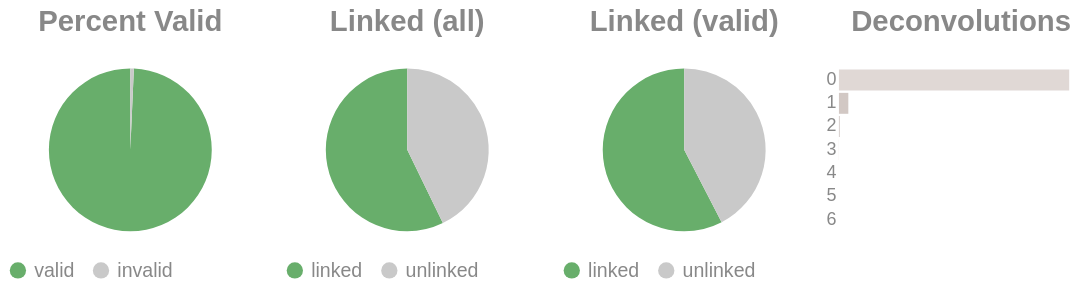

Source (notebook cell):
### Code cell
if SKIPLR:
    pass
else:
    clash = Counter()
    for i in valids['molecule'].to_list():
        _mol = i.split("-")
        if len(_mol) == 1:
            clash.update('0')
        else:
            clash.update(_mol[-1])

    _d = {"deconvolutions": [], 'count': []}
    for k,v in clash.items():
        _d['deconvolutions'].append(k)
        _d['count'].append(v)

    tot_valid = valids['reads'].sum()
    mask = valids['reads'] >= 2
    n_linked_reads = valids.filter(mask)['reads'].sum()
    if n_linked_reads == 0:
        print_html("No linked molecules (>=2 reads) were detected; skipping linked-only distributions.")
        SKIPLR = True
    else:
        perc_valid = round(tot_valid / n_reads, 4)
        linked_perc_abs = round(n_linked_reads / n_reads, 4)
        linked_perc = round(n_linked_reads / tot_valid, 4)

    _valid = pl.DataFrame({"valids": ['valid', 'invalid'], "count": [tot_valid, n_reads - tot_valid]})
    _linked_abs = pl.DataFrame({"linked (absolute)": ['linked', 'unlinked'], "count": [n_linked_reads, n_reads - n_linked_reads]})
    _linked_rel = pl.DataFrame({"linked (valids)": ['linked', 'unlinked'], "count": [n_linked_reads, tot_valid - n_linked_reads]})

    (
        alt.hconcat(
            piechart(_valid, goodval = 'valid', title = "Percent Valid"),
            piechart(_linked_abs, goodval = "linked", title =  "Linked (all)"),
            piechart(_linked_rel, goodval = "linked", title =  "Linked (valid)"),
            convolutionbar(pl.DataFrame(_d), title = "Deconvolutions"),
            center = True,
            bounds = 'flush'
        )
        .resolve_scale(color='independent')
        .resolve_legend('independent')
        .properties(usermeta={'embedOptions': {"actions": False}})
    ).display()

### Figure 1 — Vega-Lite specification as saved in the notebook (floating-point values rounded to 4 significant figures)
{"width": "container", "height": 400, "config": {"title": {"anchor": "start", "dy": -15, "fontSize": 18, "color": "#888888", "subtitleColor": "#888888", "subtitleFontSize": 14}, "arc": {"fill": "#0072B2"}, "axis": {"domainColor": "#888888", "domainWidth": 0.5, "gridWidth": 0.2, "grid": false, "titleFontWeight": 400, "titleFontSize": 15, "labelFontSize": 11, "labelColor": "#888888", "tickColor": "#888888", "tickWidth": 0.2, "titleColor": "#888888"}, "axisBand": {"grid": false}, "axisX": {"grid": true, "tickSize": 10, "domainCap": "round"}, "axisY": {"domain": false, "grid": true, "tickSize": 0, "domainCap": "round"}, "background": "transparent", "header": {"labelFontSize": 15, "labelColor": "#888888", "titleFontSize": 15, "titleFontWeight": 600, "titleColor": "#888888"}, "legend": {"labelFont": "sans-serif", "labelFontSize": 12, "labelColor": "#888888", "symbolSize": 100, "symbolType": "circle", "titleFontSize": 12, "titlePadding": 10, "titleColor": "#888888", "title": null}, "range": {"category": ["#E69F00", "#56B4E9", "#009E73", "#F0E442", "#0072B2", "#D55E00", "#CC79A7", "#000000"], "diverging": ["#cfe8f3", "#a2d4ec", "#73bfe2", "#46abdb", "#1696d2", "#12719e"]}, "area": {"fill": "#0072B2", "fillOpacity": 0.7, "line": true, "strokeOpacity": 0.7}, "line": {"color": "#0072B2", "stroke": "#0072B2", "strokeWidth": 2}, "trail": {"color": "#0072B2", "stroke": "#0072B2", "strokeWidth": 0, "size": 1}, "point": {"filled": true, "fillOpacity": 1.0, "size": 95}, "text": {"color": "#888888", "fontSize": 11, "align": "right", "fontWeight": 400, "size": 11}, "bar": {"fill": "#0072B2", "stroke": null}, "view": {"stroke": null, "continuousWidth": 660, "continuousHeight": 400}}, "hconcat": [{"data": {"name": "data-fdddfbe12a67e6420acf524504c0074c"}, "mark": {"type": "arc"}, "encoding": {"color": {"field": "valids", "legend": {"orient": "bottom", "title": null}, "scale": {"domain": ["valid", "invalid"], "range": ["#68ae6b", "#C9C9C9"]}, "title": "Valids", "type": "nominal"}, "theta": {"field": "count", "type": "quantitative"}, "tooltip": [{"field": "valids", "title": "Valids", "type": "ordinal"}, {"field": "percent", "format": ".2%", "title": "Percent", "type": "quantitative"}, {"field": "count", "title": "Count", "type": "quantitative"}]}, "height": 100, "title": {"text": "Percent Valid", "align": "center", "anchor": "middle"}, "transform": [{"calculate": "datum.count / 10508338", "as": "percent"}], "width": 150}, {"data": {"name": "data-1016c3f4418fa89450d0acd4c673eb3a"}, "mark": {"type": "arc"}, "encoding": {"color": {"field": "linked (absolute)", "legend": {"orient": "bottom", "title": null}, "scale": {"domain": ["linked", "unlinked"], "range": ["#68ae6b", "#C9C9C9"]}, "title": "Linked (Absolute)", "type": "nominal"}, "theta": {"field": "count", "type": "quantitative"}, "tooltip": [{"field": "linked (absolute)", "title": "Linked (Absolute)", "type": "ordinal"}, {"field": "percent", "format": ".2%", "title": "Percent", "type": "quantitative"}, {"field": "count", "title": "Count", "type": "quantitative"}]}, "height": 100, "title": {"text": "Linked (all)", "align": "center", "anchor": "middle"}, "transform": [{"calculate": "datum.count / 10508338", "as": "percent"}], "width": 150}, {"data": {"name": "data-9a51a96e1122119181546ae7c5a70346"}, "mark": {"type": "arc"}, "encoding": {"color": {"field": "linked (valids)", "legend": {"orient": "bottom", "title": null}, "scale": {"domain": ["linked", "unlinked"], "range": ["#68ae6b", "#C9C9C9"]}, "title": "Linked (Valids)", "type": "nominal"}, "theta": {"field": "count", "type": "quantitative"}, "tooltip": [{"field": "linked (valids)", "title": "Linked (Valids)", "type": "ordinal"}, {"field": "percent", "format": ".2%", "title": "Percent", "type": "quantitative"}, {"field": "count", "title": "Count", "type": "quantitative"}]}, "height": 100, "title": {"text": "Linked (valid)", "align": "center", "anchor": "middle"}, "transform": [{"calculate": "datum.count / 10435370", "as": "percent"}], "width": 150}, {"data": {"name": "data-5db5e2a58ebf69166e1db76af6b2159d"}, "mark": {"type": "bar"}, "encoding": {"color": {"field": "deconvolutions", "legend": null, "scale": {"scheme": "lightgreyred"}, "type": "nominal"}, "tooltip": [{"field": "deconvolutions", "title": "Deconvolutions", "type": "ordinal"}, {"field": "percent", "format": ".2%", "title": "Percent", "type": "quantitative"}, {"field": "count", "title": "Count", "type": "quantitative"}], "x": {"axis": null, "field": "count", "type": "quantitative"}, "y": {"field": "deconvolutions", "sort": "ascending", "title": null, "type": "nominal"}}, "height": 100, "title": {"text": "Deconvolutions", "align": "center", "anchor": "middle"}, "transform": [{"calculate": "datum.count / 6394104", "as": "percent"}], "width": 150}], "bounds": "flush", "center": true, "resolve": {"legend": {"angle": "independent"}, "scale": {"color": "independent"}}, "usermeta": {"embedOptions": {"actions": false}}, "$schema": "https://vega.github.io/schema/vega-lite/v6.1.0.json", "datasets": {"data-fdddfbe12a67e6420acf524504c0074c": [{"valids": "valid", "count": 10435370}, {"valids": "invalid", "count": 72968}], "data-1016c3f4418fa89450d0acd4c673eb3a": [{"linked (absolute)": "linked", "count": 6011133}, {"linked (absolute)": "unlinked", "count": 4497205}], "data-9a51a96e1122119181546ae7c5a70346": [{"linked (valids)": "linked", "count": 6011133}, {"linked (valids)": "unlinked", "count": 4424237}], "data-5db5e2a58ebf69166e1db76af6b2159d": [{"deconvolutions": "0", "count": 6125424}, {"deconvolutions": "1", "count": 249854}, {"deconvolutions": "2", "count": 17162}, {"deconvolutions": "3", "count": 1481}, {"deconvolutions": "4", "count": 159}, {"deconvolutions": "5", "count": 19}, {"deconvolutions": "6", "count": 5}]}}
